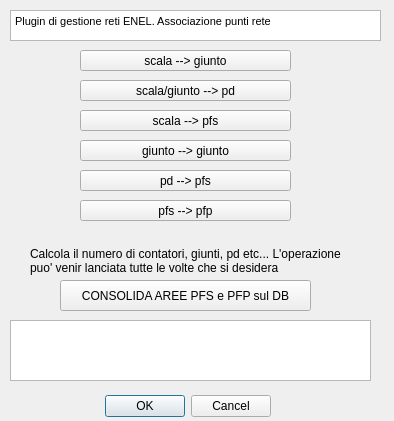
<?xml version="1.0" encoding="UTF-8"?>
<ui version="4.0">
 <class>ProgettoENELDockWidgetBase</class>
 <widget class="QDialog" name="ProgettoENELDockWidgetBase">
  <property name="geometry">
   <rect>
    <x>0</x>
    <y>0</y>
    <width>394</width>
    <height>421</height>
   </rect>
  </property>
  <property name="windowTitle">
   <string>ProgettoENEL</string>
  </property>
  <widget class="QDialogButtonBox" name="button_box">
   <property name="geometry">
    <rect>
     <x>90</x>
     <y>390</y>
     <width>181</width>
     <height>32</height>
    </rect>
   </property>
   <property name="orientation">
    <enum>Qt::Horizontal</enum>
   </property>
   <property name="standardButtons">
    <set>QDialogButtonBox::Cancel|QDialogButtonBox::Ok</set>
   </property>
  </widget>
  <widget class="QTextBrowser" name="txtHelp">
   <property name="geometry">
    <rect>
     <x>10</x>
     <y>10</y>
     <width>371</width>
     <height>31</height>
    </rect>
   </property>
   <property name="html">
    <string>&lt;!DOCTYPE HTML PUBLIC &quot;-//W3C//DTD HTML 4.0//EN&quot; &quot;http://www.w3.org/TR/REC-html40/strict.dtd&quot;&gt;
&lt;html&gt;&lt;head&gt;&lt;meta name=&quot;qrichtext&quot; content=&quot;1&quot; /&gt;&lt;style type=&quot;text/css&quot;&gt;
p, li { white-space: pre-wrap; }
&lt;/style&gt;&lt;/head&gt;&lt;body style=&quot; font-family:'MS Shell Dlg 2'; font-size:8.15094pt; font-weight:400; font-style:normal;&quot;&gt;
&lt;p style=&quot; margin-top:0px; margin-bottom:0px; margin-left:0px; margin-right:0px; -qt-block-indent:0; text-indent:0px;&quot;&gt;&lt;span style=&quot; font-size:8.15094pt;&quot;&gt;Plugin di gestione reti ENEL. Associazione punti rete&lt;/span&gt;&lt;/p&gt;&lt;/body&gt;&lt;/html&gt;</string>
   </property>
  </widget>
  <widget class="QTextBrowser" name="txtFeedback">
   <property name="geometry">
    <rect>
     <x>10</x>
     <y>320</y>
     <width>361</width>
     <height>61</height>
    </rect>
   </property>
  </widget>
  <widget class="QWidget" name="layoutWidget">
   <property name="geometry">
    <rect>
     <x>0</x>
     <y>0</y>
     <width>2</width>
     <height>2</height>
    </rect>
   </property>
   <layout class="QVBoxLayout" name="verticalLayout"/>
  </widget>
  <widget class="QToolButton" name="scala_giunto_btn">
   <property name="enabled">
    <bool>true</bool>
   </property>
   <property name="geometry">
    <rect>
     <x>80</x>
     <y>50</y>
     <width>211</width>
     <height>21</height>
    </rect>
   </property>
   <property name="text">
    <string>scala --&gt; giunto</string>
   </property>
  </widget>
  <widget class="QToolButton" name="scala_pd_btn">
   <property name="enabled">
    <bool>true</bool>
   </property>
   <property name="geometry">
    <rect>
     <x>80</x>
     <y>80</y>
     <width>211</width>
     <height>21</height>
    </rect>
   </property>
   <property name="text">
    <string>scala/giunto --&gt; pd</string>
   </property>
  </widget>
  <widget class="QToolButton" name="scala_pfs_btn">
   <property name="enabled">
    <bool>true</bool>
   </property>
   <property name="geometry">
    <rect>
     <x>80</x>
     <y>110</y>
     <width>211</width>
     <height>21</height>
    </rect>
   </property>
   <property name="text">
    <string>scala --&gt; pfs</string>
   </property>
  </widget>
  <widget class="QToolButton" name="giunto_giunto_btn">
   <property name="enabled">
    <bool>true</bool>
   </property>
   <property name="geometry">
    <rect>
     <x>80</x>
     <y>140</y>
     <width>211</width>
     <height>21</height>
    </rect>
   </property>
   <property name="text">
    <string>giunto --&gt; giunto</string>
   </property>
  </widget>
  <widget class="QToolButton" name="pd_pfs_btn">
   <property name="enabled">
    <bool>true</bool>
   </property>
   <property name="geometry">
    <rect>
     <x>80</x>
     <y>170</y>
     <width>211</width>
     <height>21</height>
    </rect>
   </property>
   <property name="text">
    <string>pd --&gt; pfs</string>
   </property>
  </widget>
  <widget class="QToolButton" name="pfs_pfp_btn">
   <property name="enabled">
    <bool>true</bool>
   </property>
   <property name="geometry">
    <rect>
     <x>80</x>
     <y>200</y>
     <width>211</width>
     <height>21</height>
    </rect>
   </property>
   <property name="text">
    <string>pfs --&gt; pfp</string>
   </property>
  </widget>
  <widget class="QToolButton" name="solid_btn_aree">
   <property name="enabled">
    <bool>true</bool>
   </property>
   <property name="geometry">
    <rect>
     <x>60</x>
     <y>280</y>
     <width>251</width>
     <height>31</height>
    </rect>
   </property>
   <property name="text">
    <string>CONSOLIDA AREE PFS e PFP sul DB</string>
   </property>
  </widget>
  <widget class="QLabel" name="label_7">
   <property name="geometry">
    <rect>
     <x>30</x>
     <y>240</y>
     <width>341</width>
     <height>41</height>
    </rect>
   </property>
   <property name="text">
    <string>Calcola il numero di contatori, giunti, pd etc... L'operazione 
puo' venir lanciata tutte le volte che si desidera</string>
   </property>
  </widget>
  <zorder>layoutWidget</zorder>
  <zorder>button_box</zorder>
  <zorder>txtHelp</zorder>
  <zorder>txtFeedback</zorder>
  <zorder>scala_giunto_btn</zorder>
  <zorder>scala_pd_btn</zorder>
  <zorder>scala_pfs_btn</zorder>
  <zorder>giunto_giunto_btn</zorder>
  <zorder>pd_pfs_btn</zorder>
  <zorder>pfs_pfp_btn</zorder>
  <zorder>solid_btn_aree</zorder>
  <zorder>label_7</zorder>
 </widget>
 <resources/>
 <connections>
  <connection>
   <sender>button_box</sender>
   <signal>accepted()</signal>
   <receiver>ProgettoENELDockWidgetBase</receiver>
   <slot>accept()</slot>
   <hints>
    <hint type="sourcelabel">
     <x>20</x>
     <y>20</y>
    </hint>
    <hint type="destinationlabel">
     <x>20</x>
     <y>20</y>
    </hint>
   </hints>
  </connection>
  <connection>
   <sender>button_box</sender>
   <signal>rejected()</signal>
   <receiver>ProgettoENELDockWidgetBase</receiver>
   <slot>reject()</slot>
   <hints>
    <hint type="sourcelabel">
     <x>20</x>
     <y>20</y>
    </hint>
    <hint type="destinationlabel">
     <x>20</x>
     <y>20</y>
    </hint>
   </hints>
  </connection>
 </connections>
</ui>
